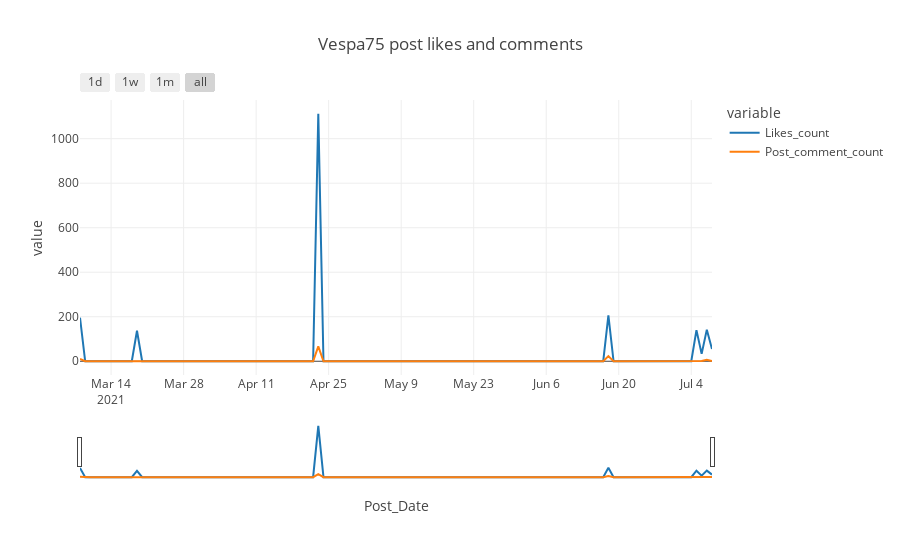

Notebook cell for this chart:
### Code cell
fig = px.line(b, x='Post_Date', y=['Likes_count','Post_comment_count'], 
              title='Vespa75 post likes and comments',
              template='none')

fig.update_xaxes(
    rangeslider_visible=True,
    rangeselector=dict(
        buttons=list([
            dict(count=1, label="1d", step="day", stepmode="backward"),
            dict(count=7, label="1w", step="day", stepmode="backward"),
            dict(count=1, label="1m", step="month", stepmode="backward"),
            dict(step="all")])))
